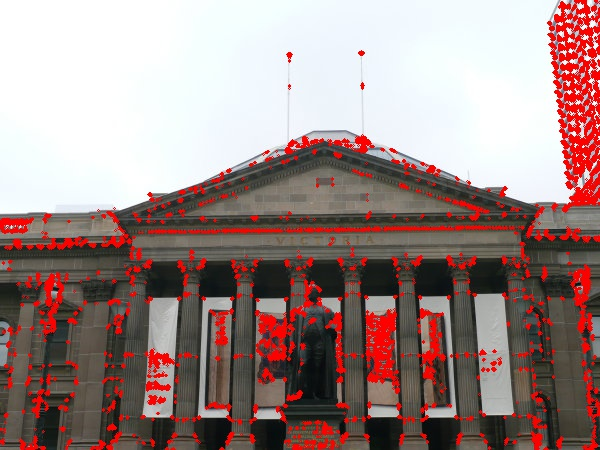
#> input picture media/corners_1.jpg, 600 x 450 px, given as the content of the folder ../Data/Train/Set2, which was not available
$ python Wrapper.py
#> lines starting #> are read from the running program, lines starting #| are printed output that depends on the picture; pictures that were not available may be replaced by others from this repository, and a replacement may not be noted
#!/usr/bin/evn python

"""
CMSC733 Spring 2019: Classical and Deep Learning Approaches for
Geometric Computer Vision
Project1: MyAutoPano: Phase 1 Starter Code

Author(s):
Chahat Deep Singh (chahat@terpmail.umd.edu)
PhD Student in Computer Science,
University of Maryland, College Park

Nitin J. Sanket (nitinsan@terpmail.umd.edu)
PhD Candidate in Computer Science,
University of Maryland, College Park
"""

# Code starts here:
from sys import flags
import numpy as np
import cv2
import argparse
import os
from copy import deepcopy
# Add any python libraries here
class Img:
    def __init__(self):
        self.name = ''
        self.grey = []
        self.rgb = []
        self.corners = []
        self. anms = []
        self.fd = []
        self.fdi = []
        self.kp = []
        self.temp_kp = []
        self.r_offset = 0 ## positive for offset to right, negative for left
        self.c_offset = 0 ## positive for top, negative for bottom

def read_imgs(path):
#> called with path = '../Data/Train/Set2'
    img_files = os.listdir(path)
    img_files.sort()
    img_arr = []
    for f in img_files:
        ## Read image and append
        img = Img()
        img.rgb = cv2.imread(f'{path}/{f}')
#> img.rgb is the input picture: shape (450, 600, 3); mean B, G, R 133.9, 136.9, 158.7
        img.grey = cv2.cvtColor(img.rgb, cv2.COLOR_BGR2GRAY)
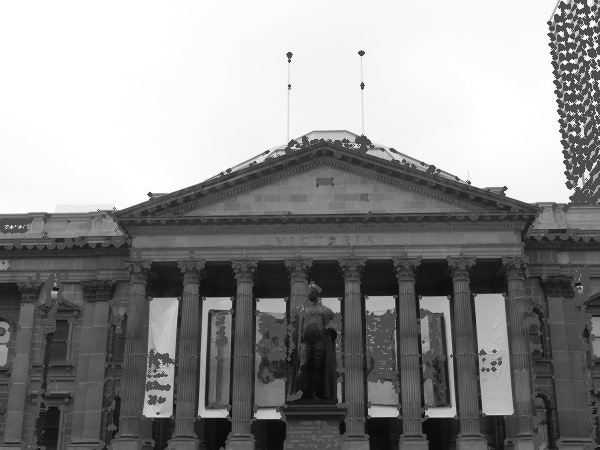
#> img.grey: shape (450, 600); min 4, max 255, mean 143.1
        img.grey = cv2.GaussianBlur(img.grey,(3,3),cv2.BORDER_DEFAULT)
        img_arr.append(img)
    return img_arr

def get_corners(img_arr):
    for img in img_arr:
        img.corners = cv2.cornerHarris(img.grey, 2, 3, 0.04)
#> this loop made 1 pass
#> pass 1, in get_corners, `img.corners = cv2.cornerHarris(img.grey, 2, 3, 0.04)`:
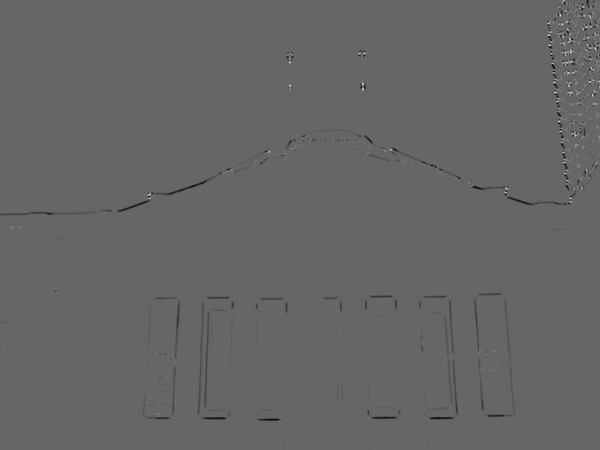
#> img.corners: shape (450, 600) float32; min -0.0017, max 0.00252, mean -6.94e-06; drawn with min black and max white
    return img_arr

# [275 lines left out: functions get_anms, get_feature_descriptors, save_keypoints, get_feature_matching, performRANSAC, warpTwoImages and 1 more, not called in this run]

def main():
    # Add any Command Line arguments here
    Parser = argparse.ArgumentParser()
    Parser.add_argument('--NumFeatures','-n', default=300, type=int, help='Number of best features to extract from each image, Default:100')
    Parser.add_argument('--path', '-p', type=str, help='Path where input data is', default="../Data/Train/Set1")
    Parser.add_argument('--save_fig', '-s', type=bool, help='True if you want to save outputs', default=False)
    Args = Parser.parse_args()

    global out_path, FM_THRESHOLD, RANSAC_THRESHOLD, NumFeatures, save_fig, fd_count
    ## Hyper params
    fd_count = 0
    NumFeatures = Args.NumFeatures
    save_fig = Args.save_fig
    # in_path=Args.path
    in_path="../Data/Train/Set2"
    out_path = '../Data/Outputs'
    if not os.path.isdir(out_path):
        os.makedirs(out_path)
    out_path = f'{out_path}/{in_path.split("/")[-1]}'
    if not os.path.isdir(out_path):
        os.makedirs(out_path)
    FM_THRESHOLD = 0.80
    RANSAC_THRESHOLD = 100.0
    """
    Read a set of images for Panorama stitching
    """
    img_arr = read_imgs(in_path) ## gray scale images for processing, rgb images for visualization
    LEFT = len(img_arr) # total number of images left to be stitched
    """
    Corner Detection
    Save Corner detection output as corners.png
    """
    img_arr = get_corners(img_arr)
#> (the run stopped early here; a loop or call above may not have finished)

$ run again, on media/corners_2.jpg
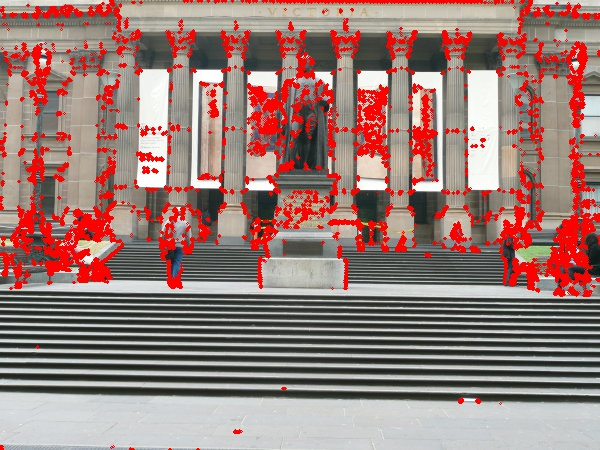
#> input picture media/corners_2.jpg, 600 x 450 px, given as the content of the folder ../Data/Train/Set2, which was not available
#> in read_imgs, img.rgb is the input picture: shape (450, 600, 3); mean B, G, R 119.6, 125.1, 154.8
#> in read_imgs, `img.grey = cv2.GaussianBlur(img.grey,(3,3),cv2.BORDER_DEFAULT)`:
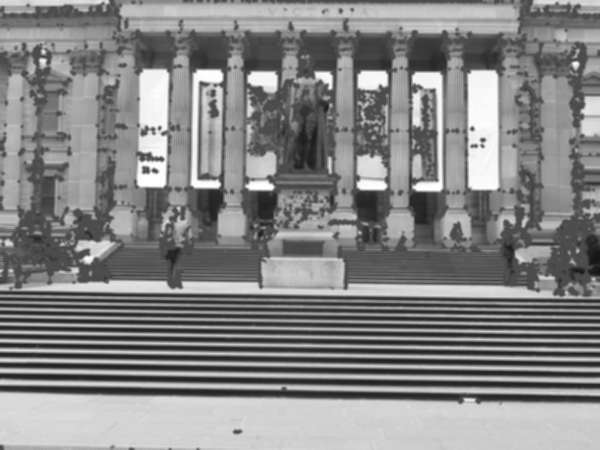
#> img.grey: shape (450, 600); min 20, max 255, mean 133.4
#> the loop in get_corners, `for img in img_arr:` made 1 pass
#> pass 1, in get_corners, `img.corners = cv2.cornerHarris(img.grey, 2, 3, 0.04)`:
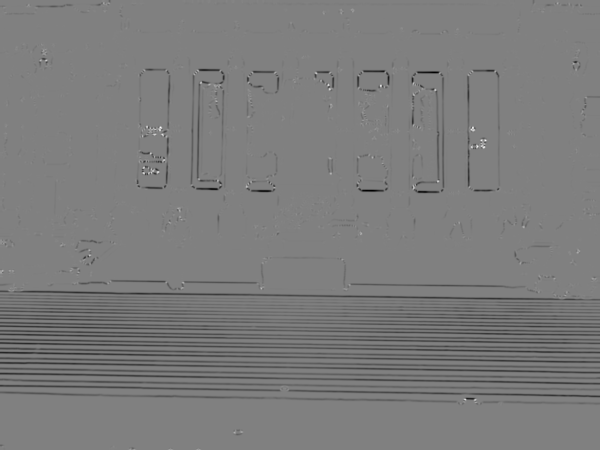
#> img.corners: shape (450, 600) float32; min -0.00243, max 0.00238, mean -9.23e-05; drawn with min black and max white

$ run again, on media/feature_matching0.jpg
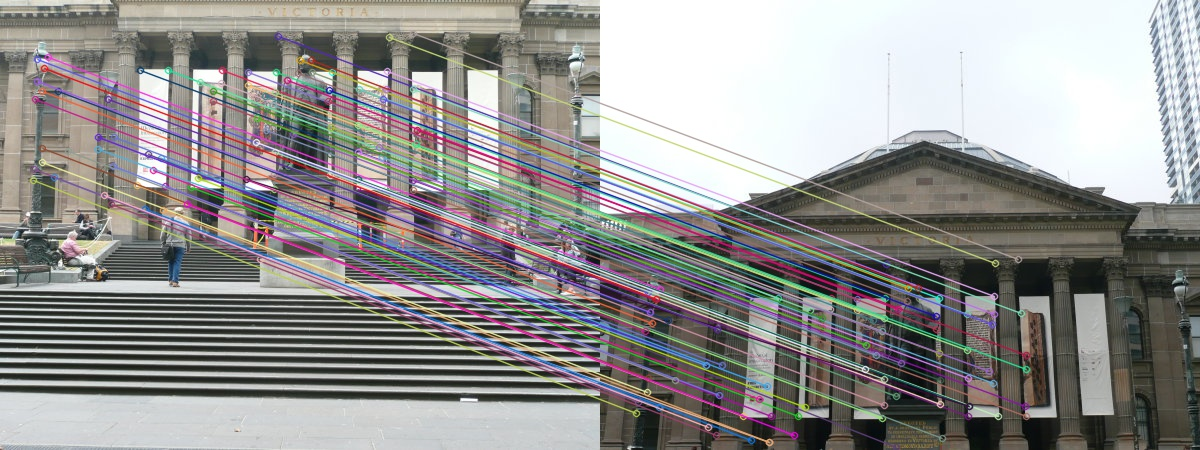
#> input picture media/feature_matching0.jpg, 1200 x 450 px, given as the content of the folder ../Data/Train/Set2, which was not available
#> in read_imgs, img.rgb is the input picture: shape (450, 1200, 3); mean B, G, R 143.9, 145.2, 146.2
#> in read_imgs, `img.grey = cv2.cvtColor(img.rgb, cv2.COLOR_BGR2GRAY)`:
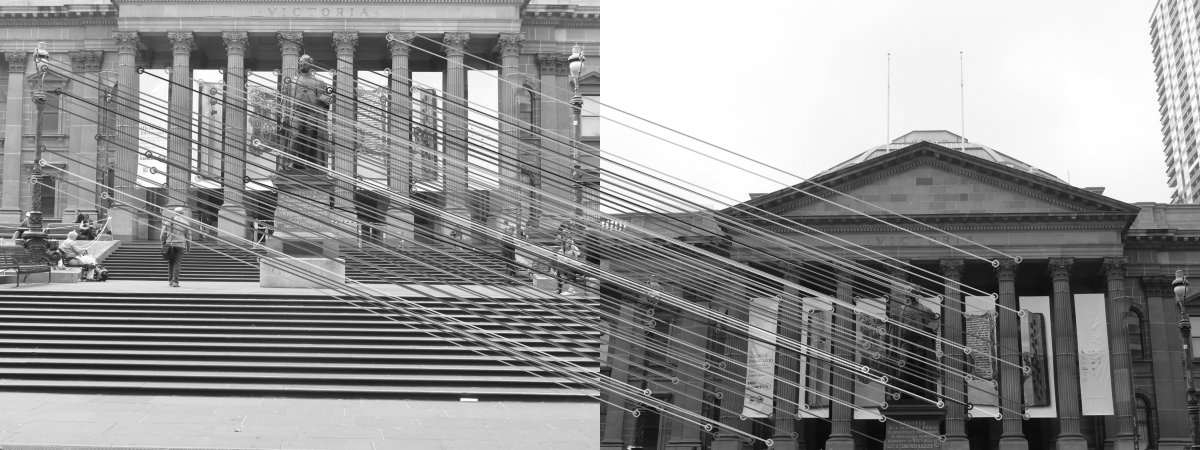
#> img.grey: shape (450, 1200); min 4, max 255, mean 145.4
#> the loop in get_corners, `for img in img_arr:` made 1 pass
#> pass 1, in get_corners, `img.corners = cv2.cornerHarris(img.grey, 2, 3, 0.04)`:
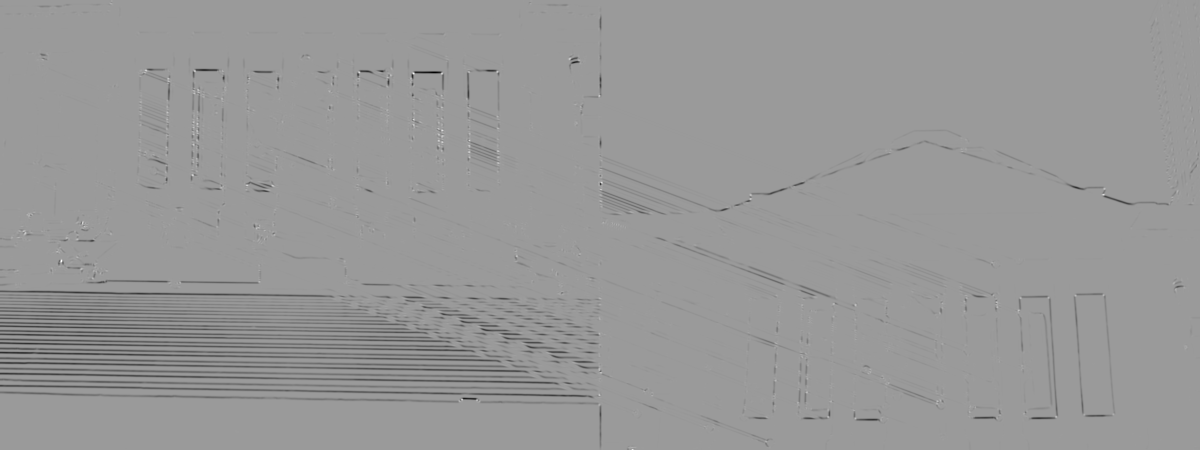
#> img.corners: shape (450, 1200) float32; min -0.00242, max 0.00157, mean -4.34e-05; drawn with min black and max white
